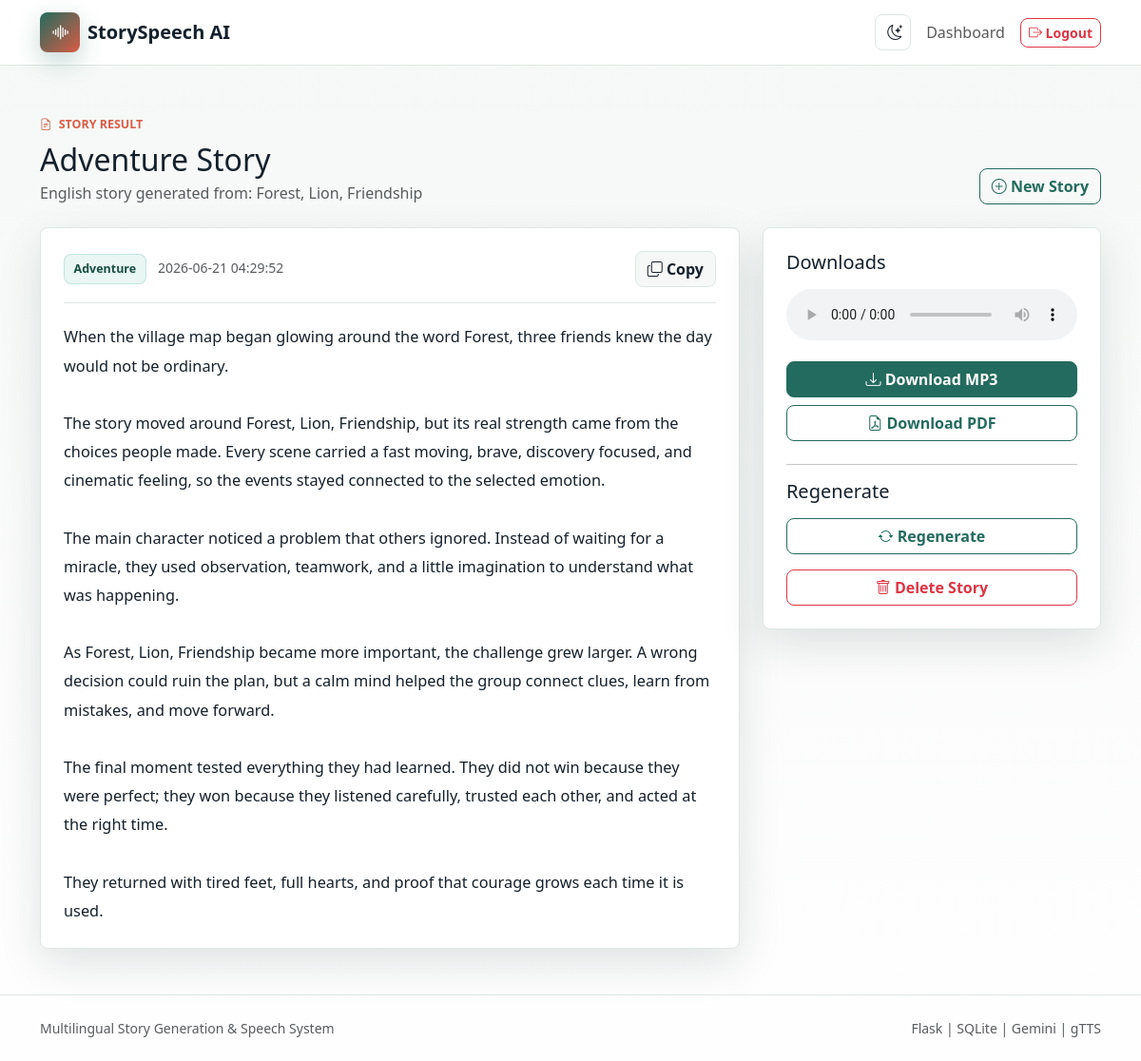
The page /result/7 (signed in) on the database its author committed.
### tables this page shows
CREATE TABLE stories (
    id INTEGER PRIMARY KEY AUTOINCREMENT,
    user_id INTEGER NOT NULL,
    keywords TEXT NOT NULL,
    language TEXT NOT NULL,
    emotion TEXT NOT NULL,
    generated_story TEXT NOT NULL,
    audio_file TEXT,
    created_at TEXT NOT NULL DEFAULT CURRENT_TIMESTAMP,
    FOREIGN KEY (user_id) REFERENCES users (id) ON DELETE CASCADE
);

### app.py (the view)
@app.route("/result/<int:story_id>")
@login_required
def result(story_id):
    story = get_story_or_404(story_id)
    return render_template("result.html", story=story)

### app.py (called while the page is built)
def connect_db():
    DATABASE_DIR.mkdir(exist_ok=True)
    conn = sqlite3.connect(DATABASE_PATH)
    conn.row_factory = sqlite3.Row
    conn.execute("PRAGMA foreign_keys = ON")
    return conn

def query_one(query, params=()):
    with connect_db() as conn:
        return conn.execute(query, params).fetchone()

@app.before_request
def load_user_and_csrf():
    session.setdefault("csrf_token", secrets.token_hex(32))
    g.user = None
    user_id = session.get("user_id")
    if user_id:
        g.user = query_one(
            "SELECT id, username, email FROM users WHERE id = ?",
            (user_id,),
        )

@app.before_request
def csrf_protect():
    if request.method != "POST":
        return
    form_token = request.form.get("csrf_token", "")
    session_token = session.get("csrf_token", "")
    if not form_token or not session_token or not secrets.compare_digest(form_token, session_token):
        abort(400, description="Invalid CSRF token")

@app.context_processor
def inject_template_globals():
    return {
        "csrf_token": session.get("csrf_token", ""),
        "current_user": g.get("user"),
        "languages": LANGUAGES.keys(),
        "emotions": EMOTIONS.keys(),
        "is_admin": is_admin_user(),
    }

def login_required(view):
    @wraps(view)
    def wrapped_view(*args, **kwargs):
        if g.user is None:
            flash("Please login to continue.", "warning")
            return redirect(url_for("login"))
        return view(*args, **kwargs)
    return wrapped_view

def is_admin_user():
    user = g.get("user")
    if not user:
        return False
    admin_email = os.environ.get("ADMIN_EMAIL", "").strip().lower()
    return user["username"].lower() == "admin" or (admin_email and user["email"].lower() == admin_email)

def get_story_or_404(story_id):
    story = query_one(
        """
        SELECT stories.*, users.username
        FROM stories
        JOIN users ON users.id = stories.user_id
        WHERE stories.id = ?
        """,
        (story_id,),
    )
    if story is None:
        abort(404)
    if not is_admin_user() and story["user_id"] != session.get("user_id"):
        abort(403)
    return story

### templates/result.html (shortened to what this page needs)
{% extends "base.html" %}
{% block content %}
<section class="result-header">
    <div class="container">
        <div class="d-flex flex-column flex-lg-row justify-content-between align-items-lg-end gap-3">
            <div>
                <div class="eyebrow"><i class="bi bi-file-earmark-text"></i> Story Result</div>
                <h1 class="h2 mt-2 mb-1">{{ story.emotion }} Story</h1>
                <p class="text-muted mb-0">{{ story.language }} story generated from: {{ story.keywords }}</p>
            </div>
            <a class="btn btn-outline-brand" href="{{ url_for('dashboard') }}">
                <i class="bi bi-plus-circle"></i> New Story
            </a>
        </div>
    </div>
</section>
<section class="container result-grid">
    <article class="story-panel">
        <div class="story-toolbar">
            <div>
                <span class="history-emotion">{{ story.emotion }}</span>
                <span class="text-muted small ms-2">{{ story.created_at }}</span>
            </div>
            <button class="btn icon-text-btn" type="button" id="copyStoryBtn" data-bs-toggle="tooltip" data-bs-title="Copy story">
                <i class="bi bi-copy"></i> Copy
            </button>
        </div>
        <div class="story-output" id="storyText">{{ story.generated_story }}</div>
    </article>
    <aside class="actions-panel">
        <h2 class="h5 mb-3">Downloads</h2>
        {% if story.audio_file %}
            <audio class="w-100 mb-3" controls>
                <source src="{{ url_for('static', filename='audio/' ~ story.audio_file) }}" type="audio/mpeg">
            </audio>
            <a class="btn btn-brand w-100 mb-2" href="{{ url_for('download_audio', story_id=story.id) }}">
                <i class="bi bi-download"></i> Download MP3
            </a>
        {% else %}
            <div class="alert alert-warning small">Audio was not generated for this story.</div>
        {% endif %}
        <a class="btn btn-outline-brand w-100 mb-2" href="{{ url_for('download_pdf', story_id=story.id) }}">
            <i class="bi bi-file-earmark-pdf"></i> Download PDF
        </a>
        <hr>
        <h2 class="h5 mb-3">Regenerate</h2>
        <form action="{{ url_for('generate') }}" method="post" class="mb-3">
            <button class="btn btn-outline-brand w-100" type="submit">
                <i class="bi bi-arrow-repeat"></i> Regenerate
            </button>
        </form>
        <form action="{{ url_for('delete_story', story_id=story.id) }}" method="post" data-confirm="Delete this story from history?">
            <button class="btn btn-outline-danger w-100" type="submit">
                <i class="bi bi-trash"></i> Delete Story
            </button>
        </form>
    </aside>
</section>
{% endblock %}

### static/css/style.css (style rules this page uses)
:root { --brand: #236b5e; --brand-dark: #174c43; --accent: #d85c46; --gold: #f2b84b; --ink: #14202b; --muted: #657384; --surface: #ffffff; --surface-soft: #f5f8f6; --line: #dfe7e3; --shadow: 0 16px 45px rgba(20, 32, 43, 0.12); }
html { scroll-behavior: smooth; }
body { min-height: 100vh; background: linear-gradient(180deg, rgba(245, 248, 246, 0.9), rgba(255, 255, 255, 0.92)), var(--surface-soft); color: var(--ink); }
a { color: var(--brand); }
.btn { border-radius: 8px; font-weight: 700; }
.btn-brand { background: var(--brand); border-color: var(--brand); color: #fff; }
.btn-outline-brand { color: var(--brand); border-color: var(--brand); background: transparent; }
.eyebrow { display: inline-flex; align-items: center; gap: 0.45rem; color: var(--accent); font-weight: 800; text-transform: uppercase; font-size: 0.78rem; }
.feature-card, .auth-card, .generator-panel, .history-panel, .story-panel, .actions-panel, .table-shell { background: var(--surface); border: 1px solid var(--line); border-radius: 8px; box-shadow: var(--shadow); }
.dashboard-header, .result-header { padding: 3rem 0 1.5rem; }
.dashboard-grid, .result-grid { display: grid; grid-template-columns: minmax(0, 1.55fr) minmax(320px, 0.75fr); gap: 1.5rem; align-items: start; }
.generator-panel, .history-panel, .story-panel, .actions-panel { padding: 1.5rem; }
.status-pill, .history-emotion { display: inline-flex; align-items: center; gap: 0.4rem; padding: 0.35rem 0.6rem; border-radius: 8px; color: var(--brand-dark); background: rgba(73, 179, 159, 0.12); border: 1px solid rgba(73, 179, 159, 0.25); font-weight: 800; font-size: 0.78rem; }
.story-toolbar { display: flex; justify-content: space-between; gap: 1rem; align-items: center; padding-bottom: 1rem; border-bottom: 1px solid var(--line); }
.icon-text-btn { color: var(--ink); border: 1px solid var(--line); background: var(--surface-soft); }
.story-output { margin-top: 1.25rem; white-space: pre-wrap; line-height: 1.85; font-size: 1.02rem; overflow-wrap: anywhere; }
.actions-panel { position: sticky; top: 92px; }

### rows shown on the page
stories: emotion "Adventure", language "English", keywords "Forest, Lion, Friendship", created_at "2026-06-21 04:29:52", generated_story "When the village map began glowing around the word Forest, three friends knew the day would not be ordinary. The story moved around Forest, Lion, Friendship, but its real strength came from the choices people made. Every scene carried a fast moving, brave, discovery focused, and cinematic feeling, so the events stayed connected to the selected emotion. The main character noticed a problem that others ignored. Instead of waiting for a miracle, they used observation, teamwork, and a little imagination to understand what was happening. As Forest, Lion, Friendship became more important, the challenge grew larger. A wrong decision could ruin the plan, but a calm mind helped the group connect…"
